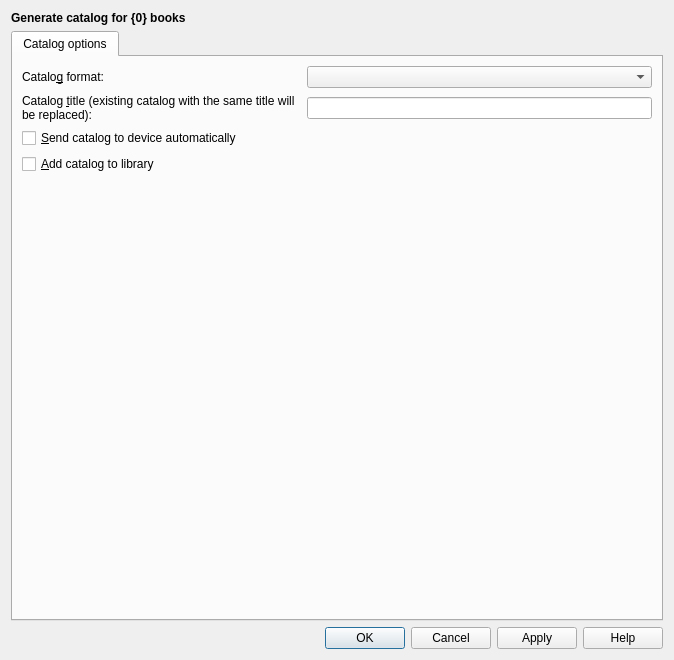
<?xml version="1.0" encoding="UTF-8"?>
<ui version="4.0">
 <class>Dialog</class>
 <widget class="QDialog" name="Dialog">
  <property name="geometry">
   <rect>
    <x>0</x>
    <y>0</y>
    <width>674</width>
    <height>660</height>
   </rect>
  </property>
  <property name="windowTitle">
   <string>Generate catalog</string>
  </property>
  <property name="windowIcon">
   <iconset resource="../../../../resources/images.qrc">
    <normaloff>:/images/lt.png</normaloff>:/images/lt.png</iconset>
  </property>
  <layout class="QGridLayout" name="gridLayout">
   <item row="0" column="0">
    <widget class="QLabel" name="count">
     <property name="font">
      <font>
       <weight>75</weight>
       <bold>true</bold>
      </font>
     </property>
     <property name="text">
      <string>Generate catalog for {0} books</string>
     </property>
    </widget>
   </item>
   <item row="2" column="1">
    <widget class="QDialogButtonBox" name="buttonBox">
     <property name="orientation">
      <enum>Qt::Horizontal</enum>
     </property>
     <property name="standardButtons">
      <set>QDialogButtonBox::Apply|QDialogButtonBox::Cancel|QDialogButtonBox::Help|QDialogButtonBox::Ok</set>
     </property>
    </widget>
   </item>
   <item row="1" column="0" colspan="2">
    <widget class="QScrollArea" name="scrollArea">
     <property name="frameShape">
      <enum>QFrame::NoFrame</enum>
     </property>
     <property name="widgetResizable">
      <bool>true</bool>
     </property>
     <widget class="QWidget" name="scrollAreaWidgetContents">
      <property name="geometry">
       <rect>
        <x>0</x>
        <y>0</y>
        <width>656</width>
        <height>596</height>
       </rect>
      </property>
      <layout class="QVBoxLayout" name="verticalLayout">
       <property name="leftMargin">
        <number>0</number>
       </property>
       <property name="topMargin">
        <number>0</number>
       </property>
       <property name="rightMargin">
        <number>0</number>
       </property>
       <property name="bottomMargin">
        <number>0</number>
       </property>
       <item>
        <widget class="QTabWidget" name="tabs">
         <property name="sizePolicy">
          <sizepolicy hsizetype="Expanding" vsizetype="Expanding">
           <horstretch>0</horstretch>
           <verstretch>0</verstretch>
          </sizepolicy>
         </property>
         <property name="minimumSize">
          <size>
           <width>650</width>
           <height>575</height>
          </size>
         </property>
         <property name="currentIndex">
          <number>0</number>
         </property>
         <widget class="QWidget" name="tab">
          <attribute name="title">
           <string>Catalog options</string>
          </attribute>
          <layout class="QGridLayout" name="gridLayout_2">
           <item row="0" column="0">
            <widget class="QLabel" name="label">
             <property name="text">
              <string>Catalo&amp;g format:</string>
             </property>
             <property name="buddy">
              <cstring>format</cstring>
             </property>
            </widget>
           </item>
           <item row="0" column="2">
            <widget class="QComboBox" name="format"/>
           </item>
           <item row="1" column="0">
            <widget class="QLabel" name="label_2">
             <property name="text">
              <string>Catalog &amp;title (existing catalog with the same title will be replaced):</string>
             </property>
             <property name="wordWrap">
              <bool>true</bool>
             </property>
             <property name="buddy">
              <cstring>title</cstring>
             </property>
            </widget>
           </item>
           <item row="1" column="2">
            <widget class="QLineEdit" name="title"/>
           </item>
           <item row="4" column="1">
            <spacer name="verticalSpacer">
             <property name="orientation">
              <enum>Qt::Vertical</enum>
             </property>
             <property name="sizeHint" stdset="0">
              <size>
               <width>0</width>
               <height>0</height>
              </size>
             </property>
            </spacer>
           </item>
           <item row="2" column="0" colspan="2">
            <widget class="QCheckBox" name="sync">
             <property name="text">
              <string>&amp;Send catalog to device automatically</string>
             </property>
            </widget>
           </item>
           <item row="3" column="0" colspan="3">
            <widget class="QCheckBox" name="add_to_library">
             <property name="toolTip">
              <string>Add the catalog to your calibre library after it is generated.
Note that if you disable adding of the catalog to the library
automatic sending of the catalog to the device will not work.</string>
             </property>
             <property name="text">
              <string>&amp;Add catalog to library</string>
             </property>
            </widget>
           </item>
          </layout>
         </widget>
        </widget>
       </item>
      </layout>
     </widget>
    </widget>
   </item>
  </layout>
 </widget>
 <resources>
  <include location="../../../../resources/images.qrc"/>
 </resources>
 <connections>
  <connection>
   <sender>buttonBox</sender>
   <signal>accepted()</signal>
   <receiver>Dialog</receiver>
   <slot>accept()</slot>
   <hints>
    <hint type="sourcelabel">
     <x>248</x>
     <y>254</y>
    </hint>
    <hint type="destinationlabel">
     <x>157</x>
     <y>274</y>
    </hint>
   </hints>
  </connection>
  <connection>
   <sender>buttonBox</sender>
   <signal>rejected()</signal>
   <receiver>Dialog</receiver>
   <slot>reject()</slot>
   <hints>
    <hint type="sourcelabel">
     <x>316</x>
     <y>260</y>
    </hint>
    <hint type="destinationlabel">
     <x>286</x>
     <y>274</y>
    </hint>
   </hints>
  </connection>
 </connections>
</ui>
